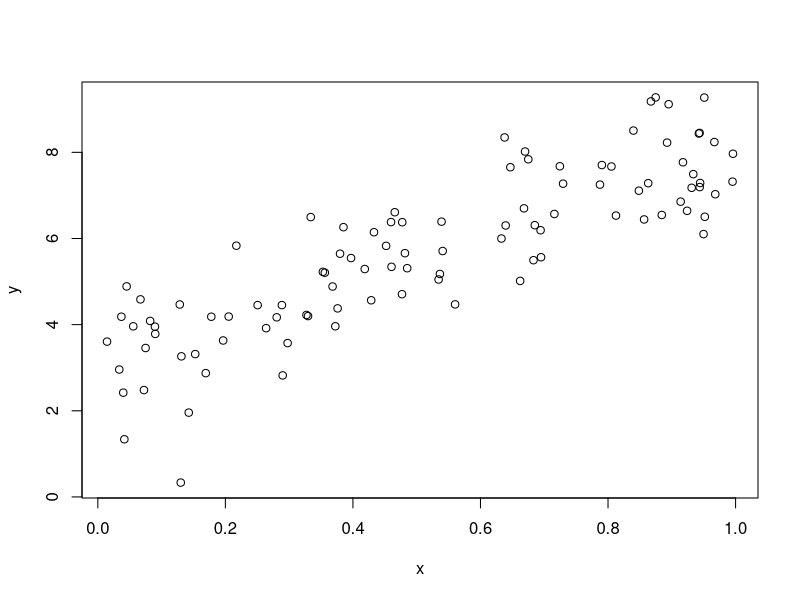

Source code (R):
# r2py crawler metadata
# package: modelr
# source_type: rd_example
# topic: add_residuals.Rd
# source_file: C:\Users\bened\AppData\Local\R\win-library\4.5\modelr\help
# lines: 13

suppressPackageStartupMessages(library(modelr))
df <- tibble::tibble(
  x = sort(runif(100)),
  y = 5 * x + 0.5 * x ^ 2 + 3 + rnorm(length(x))
)
plot(df)

m1 <- lm(y ~ x, data = df)
df %>% add_residuals(m1)

m2 <- lm(y ~ poly(x, 2), data = df)
df %>% spread_residuals(m1, m2)
df %>% gather_residuals(m1, m2)
